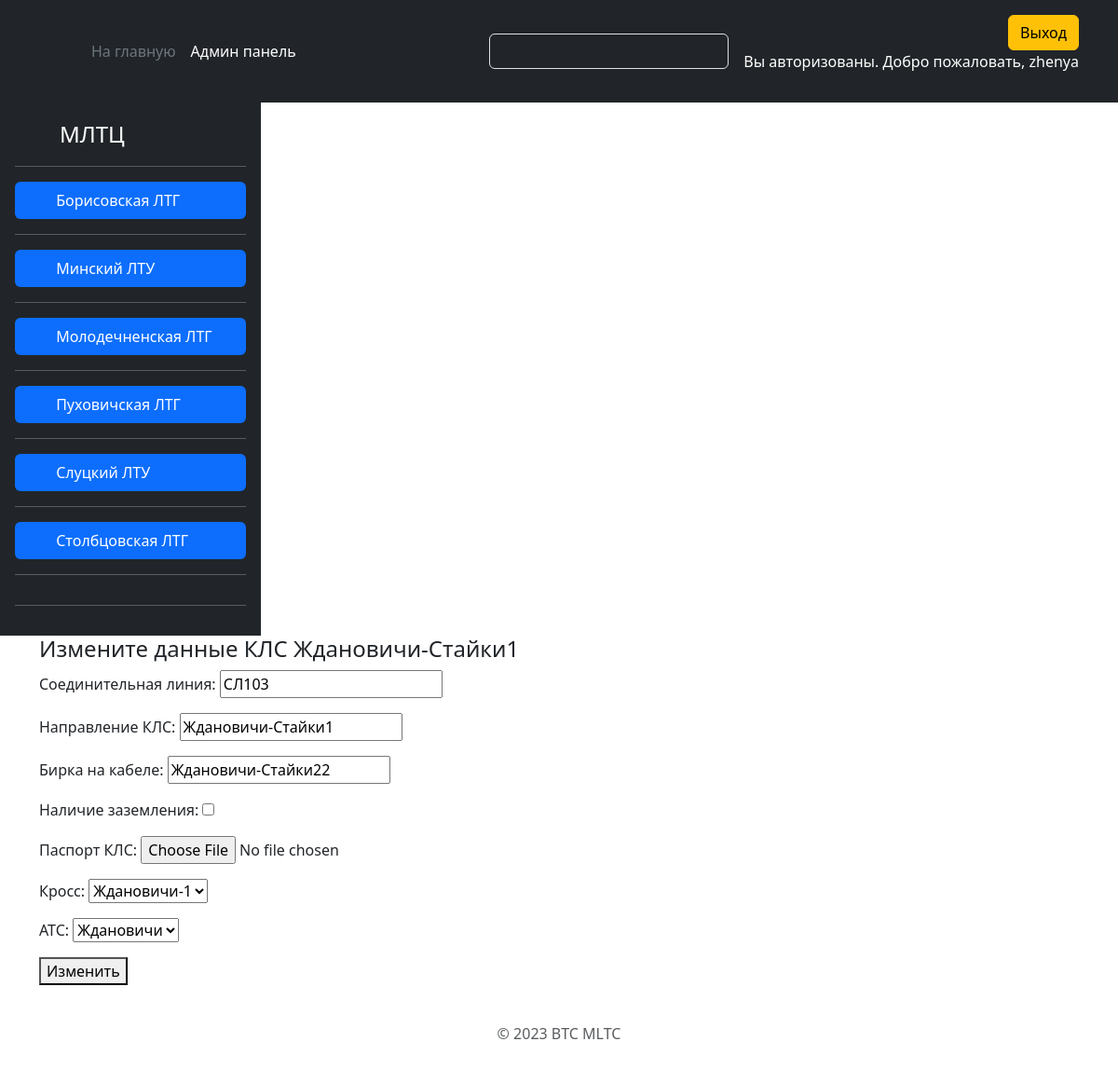
Screenshot of /edit_cable/zhdanovichi-stajki1-f321d830/ (signed in) with the database file from the repository.
### ats/models.py (models this page shows, shortened)
class Department(models.Model):
    name = models.CharField(max_length=20, verbose_name='Подразделение')
    slug = models.SlugField(max_length=255, unique=True, db_index=True, verbose_name="URL")
    def get_absolute_url(self):
        return reverse('area', kwargs={'dep_slug': self.slug})
    class Meta:
        verbose_name = 'Подразделения'
        verbose_name_plural = 'Подразделения'
        ordering = ['name']

class Cable(models.Model):
    sl = models.CharField(max_length=7, verbose_name='Соединительная линия')
    direction = models.CharField(max_length=40, verbose_name='Направление КЛС')
    slug = models.SlugField(max_length=255, unique=True, db_index=True, verbose_name="URL")
    tag = models.CharField(max_length=40, verbose_name='Бирка на кабеле')
    grounding = models.BooleanField(blank=True, verbose_name='Наличие заземления')
    passport = models.FileField(blank=True, upload_to="passports/%Y/%m/%d/", verbose_name='Паспорт КЛС')
    time_create = models.DateTimeField(auto_now_add=True, verbose_name='Дата добавления')
    time_update = models.DateTimeField(auto_now=True, verbose_name='Дата изменения')
    cross = models.ForeignKey('Cross', on_delete=models.CASCADE, verbose_name='Кросс')
    ats = models.ForeignKey('Ats', on_delete=models.CASCADE, verbose_name='АТС')
    class Meta:
        verbose_name = 'КЛС'
        verbose_name_plural = 'КЛС'
        ordering = ['direction']

class Cross(models.Model):
    number = models.CharField(max_length=3, verbose_name='№ кросса')
    slug = models.SlugField(max_length=255, unique=True, db_index=True, verbose_name="URL")
    tag = models.BooleanField(blank=True, verbose_name='Наличие бирки на кроссе')
    photo_cross = models.ImageField(blank=True, upload_to="photos/%Y/%m/%d/", verbose_name='Фото кросса')
    photo_insert = models.ImageField(blank=True, upload_to="photos/%Y/%m/%d/", verbose_name='Фото вкладыша')
    time_create = models.DateTimeField(auto_now_add=True, verbose_name='Дата добавления')
    time_update = models.DateTimeField(auto_now=True, verbose_name='Дата изменения')
    ats = models.ForeignKey('Ats',  on_delete=models.CASCADE, verbose_name='АТС')
    def __str__(self):
        return f"{self.ats.name}-{self.number}"
    class Meta:
        verbose_name = 'Кроссы'
        verbose_name_plural = 'Кроссы'
        ordering = ['number']

### ats/views.py (the view)
# urls.py: path('edit_cable/<slug:cable_slug>/', CableUpdateView.as_view(), name='edit_cable'),
class CableUpdateView(LoginRequiredMixin, UpdateView):
    login_url = '/login/'
    redirect_field_name = 'redirect_to'
    model = Cable
    template_name = 'ats/edit_cable.html'
    context_object_name = 'cable'
    fields = ['sl', 'direction', 'tag', 'grounding', 'passport', 'cross', 'ats']
    def get_object(self, queryset=None):
        return Cable.objects.get(slug=self.kwargs.get("cable_slug"))

### ats/models.py (called while the page is built)
    def __str__(self):
        return self.name

### ats/templatetags/dep_tag.py (called while the page is built)
@register.simple_tag(name='getdep')
def get_department():
    return Department.objects.all()

### ats/templates/ats/edit_cable.html (shortened to what this page needs)
{% extends 'ats/base.html' %}
{% block content %}
    <h4>Измените данные КЛС {{ cable.direction }}</h4>
    <form method="post" enctype="multipart/form-data">
        {{ form.as_p }}
        <button type="submit">Изменить</button>
    </form>
{% endblock %}

### ats/templates/ats/base.html (shortened to what this page needs)
{% load static %}
{% load dep_tag %}
<!DOCTYPE html>
<html lang="ru">
<head>
  <link href="https://cdn.jsdelivr.net/npm/bootstrap@5.3.0-alpha3/dist/css/bootstrap.min.css" rel="stylesheet"
>
</head>
<body>
<header class="p-3 text-bg-dark">
  <div class="container">
    <div class="d-flex flex-wrap align-items-center justify-content-center justify-content-lg-start">
      <a href="/" class="d-flex align-items-center mb-2 mb-lg-0 text-white text-decoration-none">
        <svg class="bi me-2" width="40" height="32" role="img" aria-label="Bootstrap">
          <use xlink:href="#bootstrap"></use>
        </svg>
      </a>
      <ul class="nav col-12 col-lg-auto me-lg-auto mb-2 justify-content-center mb-md-0">
        <li><a href="{% url 'home' %}" class="nav-link px-2 text-secondary">На главную</a></li>
        <li><a href="/admin/" class="nav-link px-2 text-white">Админ панель</a></li>
      </ul>
      <form class="col-12 col-lg-auto mb-3 mb-lg-0 me-lg-3" role="search">
        <input type="search" class="form-control form-control-dark text-bg-dark" placeholder="Search..."
               aria-label="Search">
      </form>
      <div class="text-end">
        {% if request.user.is_authenticated %}
          <a href="{% url 'logout' %}">
            <button type="button" class="btn btn-warning">Выход</button>
          </a>
          <p>Вы авторизованы. Добро пожаловать, {{ request.user.username }}</p>
        {% endif %}
      </div>
    </div>
  </div>
</header>
<main class="d-flex flex-wrap">
  {% block lst_department %}
    <div class="d-flex flex-column flex-shrink-0 p-3 text-bg-dark" style="width: 280px;">
      <a href="/" class="d-flex align-items-center mb-3 mb-md-0 me-md-auto text-white text-decoration-none">
        <svg class="bi pe-none me-2" width="40" height="32">
          <use xlink:href="#bootstrap"></use>
        </svg>
        <span class="fs-4">МЛТЦ</span>
      </a>
      <hr>
      <ul class="nav nav-pills flex-column mb-auto">
        {% getdep as list_dep %}
        {% for lst in list_dep %}
          <li class="nav-item">
            <a href="{{ lst.get_absolute_url }}" class="nav-link active" aria-current="page">
              <svg class="bi pe-none me-2" width="16" height="16">
                <use xlink:href="#home"></use>
              </svg>
              {{ lst.name }}
            </a>
          </li>
          <hr>
        {% endfor %}
      </ul>
      <hr>
    </div>
  {% endblock lst_department %}
  <div class="container">
    {% block content %}
    {% endblock %}
  </div>
</main>
<div class="container">
  <footer class="py-3 my-4">
    <p class="text-center text-body-secondary">© 2023 BTC MLTC</p>
  </footer>
</div>
</body>
</html>

### rows the page displays
Department: name "Борисовская ЛТГ"
Department: name "Минский ЛТУ"
Department: name "Молодечненская ЛТГ"
Department: name "Пуховичская ЛТГ"
Department: name "Слуцкий ЛТУ"
Department: name "Столбцовская ЛТГ"
Cable: direction "Ждановичи-Стайки1", sl "СЛ103", tag "Ждановичи-Стайки22", cross "Ждановичи-1"
Cross: ats "Ждановичи"

### other values shown
{{ request.user.username }} "zhenya"
